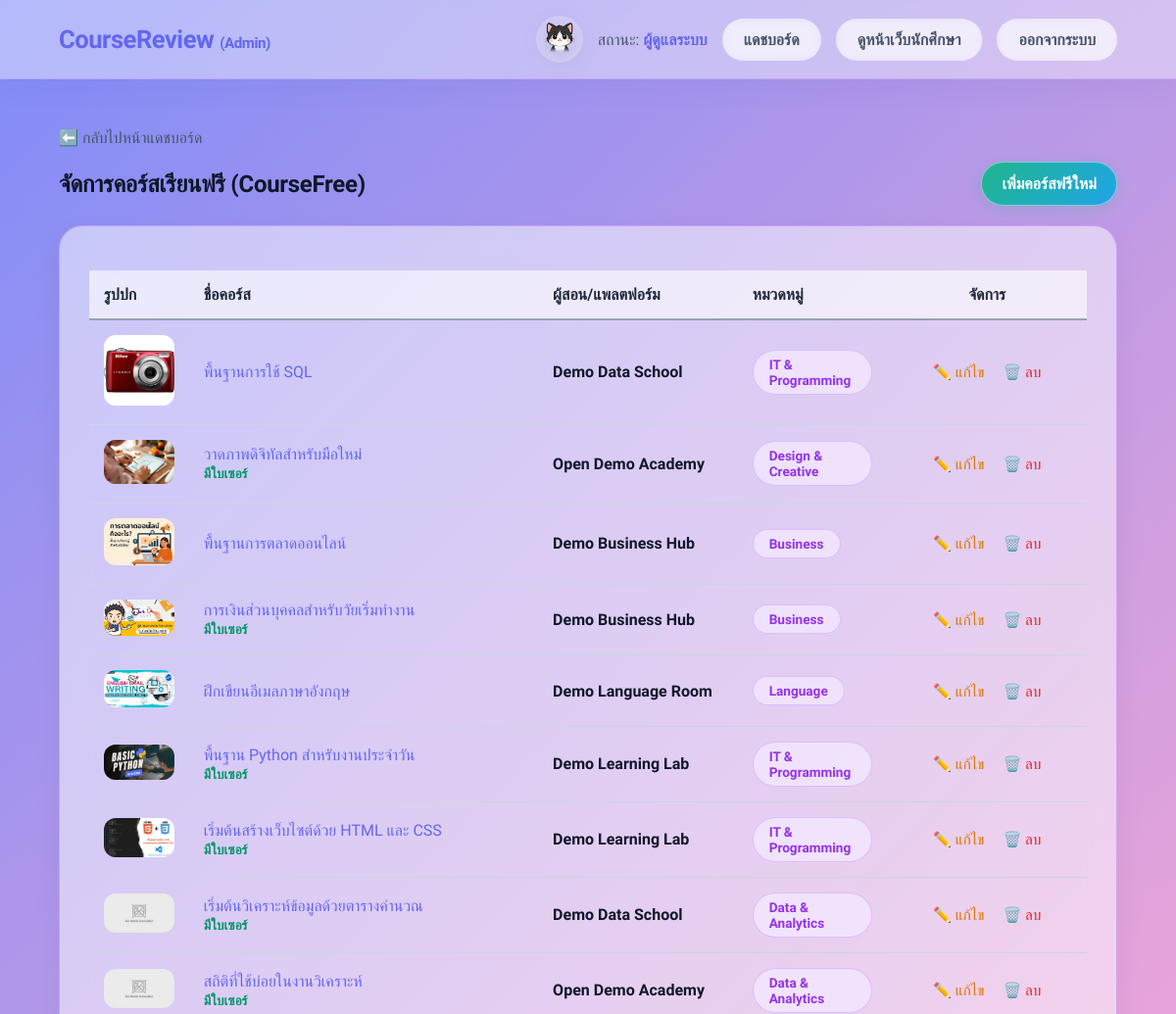
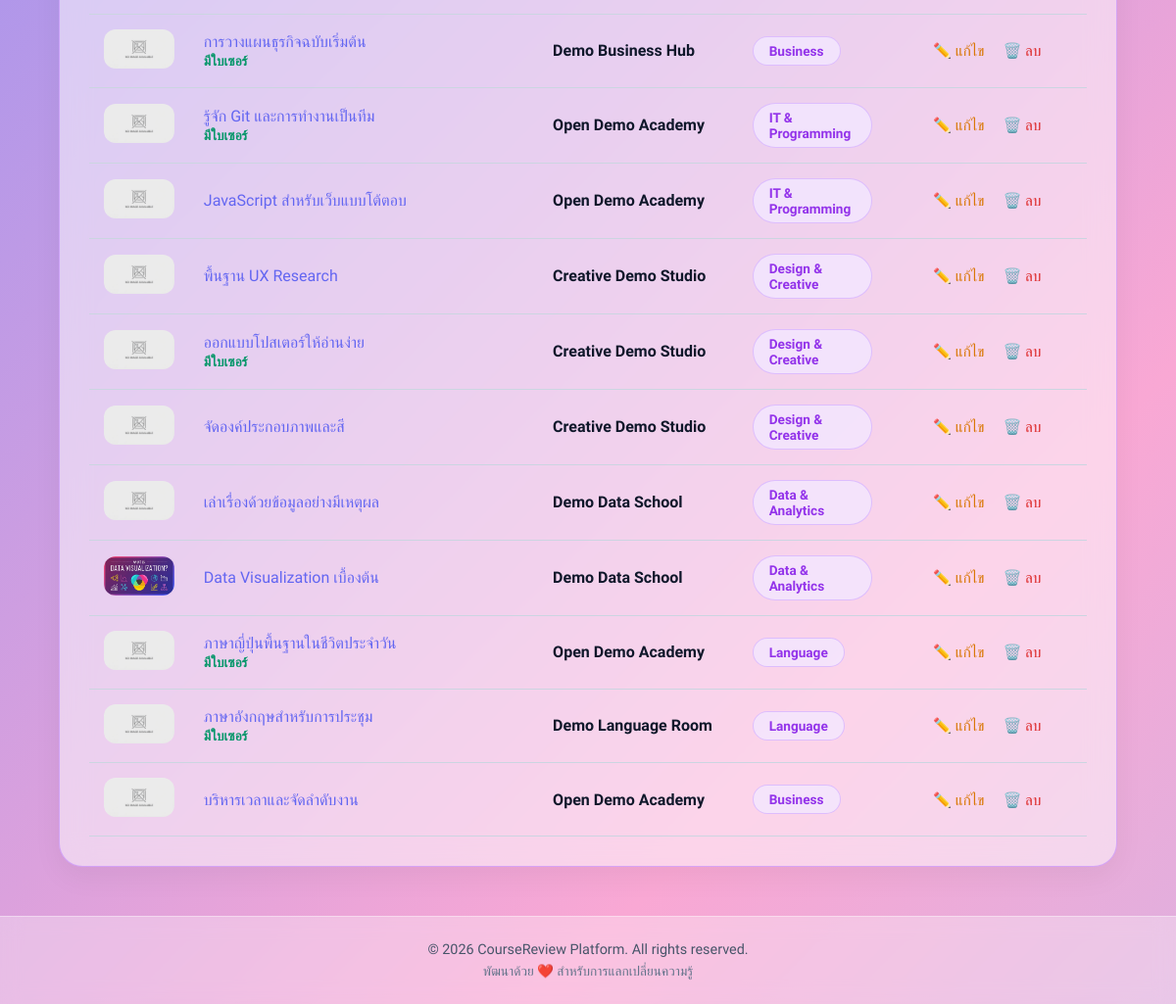
Screenshot of /CourseReview/admin/free_courses/manage_free_courses.php (signed in) with the database file from the repository (2 pictures, top to bottom).
### tables this page shows
CREATE TABLE `free_courses` (
  `course_id` int(11) NOT NULL,
  `title` varchar(255) NOT NULL,
  `provider` varchar(100) NOT NULL,
  `category` varchar(100) NOT NULL,
  `level` varchar(50) DEFAULT 'Beginner',
  `duration` varchar(100) DEFAULT NULL,
  `language` varchar(50) DEFAULT 'ไทย',
  `has_certificate` tinyint(1) DEFAULT 0,
  `course_url` varchar(255) NOT NULL,
  `cover_image` varchar(255) DEFAULT NULL,
  `created_at` datetime DEFAULT current_timestamp()
);

### CourseReview/classes/FreeCourse.php (called while the page is built, shortened)
<?php
class FreeCourse {
    private $conn;
    private $table_name = "free_courses";
    public function __construct($db) {
        $this->conn = $db;
    }
    public function readAll($keyword = "", $category = "", $language = "", $has_cert = "") {
        $query = "SELECT * FROM " . $this->table_name . " WHERE 1=1";
        $query .= " ORDER BY created_at DESC";
        $stmt = $this->conn->prepare($query);
        $stmt->execute();
        return $stmt;
    }
}
?>

### CourseReview/admin/free_courses/manage_free_courses.php (the view, shortened to what this page needs)
<?php
require_once '../../classes/FreeCourse.php';
$database = new Database();
$db = $database->getConnection();
$courseObj = new FreeCourse($db);
$stmt_courses = $courseObj->readAll();
require_once '../../includes/header.php';
require_once '../../includes/navbar.php';
?>
<div class="container py-5">
    <div class="mb-3">
        <a href="../index.php" class="text-muted no-underline">⬅️ กลับไปหน้าแดชบอร์ด</a>
    </div>
    <div class="flex justify-between items-center mb-4">
        <h2 class="text-dark m-0">จัดการคอร์สเรียนฟรี (CourseFree)</h2>
        <a href="add_free_course.php" class="btn btn-success w-auto px-4">เพิ่มคอร์สฟรีใหม่</a>
    </div>
    <div class="card p-0">
        <div style="overflow-x: auto;">
            <table class="table mb-0">
                <thead class="bg-gray-light">
                    <tr>
                        <th style="width: 10%;">รูปปก</th>
                        <th style="width: 35%;">ชื่อคอร์ส</th>
                        <th style="width: 20%;">ผู้สอน/แพลตฟอร์ม</th>
                        <th style="width: 15%;">หมวดหมู่</th>
                        <th style="width: 20%; text-align: center;">จัดการ</th>
                    </tr>
                </thead>
                <tbody>
                    <?php if($stmt_courses->rowCount() > 0): while ($row = $stmt_courses->fetch(PDO::FETCH_ASSOC)): ?>
                    <tr>
                        <td>
                            <?php
                            $display_image = !empty($row['cover_image']) ? $row['cover_image'] : 'no_image.png';
                            $image_path = $display_image === 'no_image.png' ? '../../assets/images/' : '../../assets/uploads/';
                            ?>
                            <img src="<?php echo htmlspecialchars($image_path . $display_image, ENT_QUOTES, 'UTF-8'); ?>" alt="Cover" class="w-full rounded-md object-cover h-12" style="max-width: 80px;">
                        </td>
                        <td>
                            <div class="font-medium text-primary"><?php echo htmlspecialchars($row['title']); ?></div>
                            <?php if($row['has_certificate'] == 1): ?>
                                <span class="text-success text-xs font-bold mt-1 inline-block">มีใบเซอร์</span>
                            <?php endif; ?>
                        </td>
                        <td><span class="font-semibold text-dark"><?php echo htmlspecialchars($row['provider']); ?></span></td>
                        <td><span class="badge"><?php echo htmlspecialchars($row['category']); ?></span></td>
                        <td class="text-center">
                            <a href="edit_free_course.php?id=<?php echo urlencode($row['course_id']); ?>" class="text-warning text-sm font-medium no-underline mr-3">✏️ แก้ไข</a>
                            <a href="manage_free_courses.php?delete_id=<?php echo urlencode($row['course_id']); ?>" class="text-danger text-sm font-medium no-underline" onclick="return confirm('ยืนยันการลบคอร์สนี้ใช่หรือไม่?');">🗑️ ลบ</a>
                        </td>
                    </tr>
                    <?php endwhile; else: ?>
                    <tr><td colspan="5" class="text-center py-4 text-muted">ยังไม่มีคอร์สฟรีในระบบ</td></tr>
                    <?php endif; ?>
                </tbody>
            </table>
        </div>
    </div>
</div>
<?php require_once '../../includes/footer.php'; ?>

### CourseReview/includes/header.php (shortened to what this page needs)
<!DOCTYPE html>
<html lang="th">
<head>
    <link rel="stylesheet" href="<?php echo BASE_URL; ?>assets/css/style.css?v=<?php echo time(); ?>">
    <?php if (isset($_SESSION['user_id'])): ?>
        <link rel="stylesheet" href="<?php echo BASE_URL; ?>assets/css/page-mascot.css?v=<?php echo time(); ?>">
    <?php endif; ?>
</head>
<body>

### CourseReview/includes/navbar.php (shortened to what this page needs)
<?php
if (isset($_SESSION['role']) && $_SESSION['role'] === 'admin') {
    require_once 'navbar_admin.php';
} else {
    require_once 'navbar_user.php';
}
?>

### CourseReview/includes/navbar_admin.php
<nav class="navbar border-b-primary">
    <a href="<?php echo BASE_URL; ?>admin/index.php" class="nav-logo">CourseReview <span class="text-sm text-primary">(Admin)</span></a>
    <div class="nav-links flex items-center gap-3">
        <?php if (isset($_SESSION['user_id'])): ?>
            <button
                id="page-mascot"
                class="page-mascot"
                type="button"
                aria-label="มาสคอต CourseReview กดเพื่อทักทาย"
                data-look="<?php echo htmlspecialchars(BASE_URL . 'assets/images/cat-directions.webp', ENT_QUOTES, 'UTF-8'); ?>"
                data-react="<?php echo htmlspecialchars(BASE_URL . 'assets/images/cat-reactions.webp', ENT_QUOTES, 'UTF-8'); ?>"
            >
                <span id="mascot-img" class="page-mascot__image" aria-hidden="true"></span>
            </button>
        <?php endif; ?>
        <span class="font-medium text-muted">
            สถานะ: <strong class="text-primary uppercase">ผู้ดูแลระบบ</strong>
        </span>
        <a href="<?php echo BASE_URL; ?>admin/index.php" class="btn-outline nav-item">แดชบอร์ด</a>
        <a href="<?php echo BASE_URL; ?>index.php" class="btn-outline nav-item">ดูหน้าเว็บนักศึกษา</a>
        <a href="<?php echo BASE_URL; ?>auth/logout.php" class="btn-outline nav-item danger-hover">ออกจากระบบ</a>
    </div>
</nav>

### CourseReview/includes/footer.php (shortened to what this page needs)
<footer class="site-footer">
    <p>&copy; <?php echo date('Y'); ?> CourseReview Platform. All rights reserved.</p>
    <p>พัฒนาด้วย ❤️ สำหรับการแลกเปลี่ยนความรู้</p>
</footer>
</body>
</html>

### CourseReview/assets/css/page-mascot.css (style rules this page uses)
.page-mascot { --mascot-size: 48px; display: block; flex: 0 0 var(--mascot-size); width: var(--mascot-size); height: var(--mascot-size); padding: 0; border: 0; border-radius: 50%; background: rgba(255, 255, 255, 0.24); cursor: pointer; filter: drop-shadow(0 4px 8px rgba(51, 65, 85, 0.18)); transition: transform 0.2s ease; -webkit-tap-highlight-color: transparent; }
.page-mascot__image { display: block; width: 100%; height: 100%; background-repeat: no-repeat; background-size: 300% 300%; background-position: 50% 50%; transition: transform 0.2s ease; }

### rows the page displays
free_courses: cover_image (picture), title "พื้นฐานการใช้ SQL", provider "Demo Data School", category "IT & Programming"
free_courses: cover_image (picture), title "วาดภาพดิจิทัลสำหรับมือใหม่", has_certificate "มีใบเซอร์", provider "Open Demo Academy", category "Design & Creative"
free_courses: cover_image (picture), title "พื้นฐานการตลาดออนไลน์", provider "Demo Business Hub", category "Business"
free_courses: cover_image (picture), title "การเงินส่วนบุคคลสำหรับวัยเริ่มทำงาน", has_certificate "มีใบเซอร์", provider "Demo Business Hub", category "Business"
free_courses: cover_image (picture), title "ฝึกเขียนอีเมลภาษาอังกฤษ", provider "Demo Language Room", category "Language"
free_courses: cover_image (picture), title "พื้นฐาน Python สำหรับงานประจำวัน", has_certificate "มีใบเซอร์", provider "Demo Learning Lab", category "IT & Programming"
free_courses: cover_image (picture), title "เริ่มต้นสร้างเว็บไซต์ด้วย HTML และ CSS", has_certificate "มีใบเซอร์", provider "Demo Learning Lab", category "IT & Programming"
free_courses: cover_image (placeholder picture), title "เริ่มต้นวิเคราะห์ข้อมูลด้วยตารางคำนวณ", has_certificate "มีใบเซอร์", provider "Demo Data School", category "Data & Analytics"
free_courses: cover_image (placeholder picture), title "สถิติที่ใช้บ่อยในงานวิเคราะห์", has_certificate "มีใบเซอร์", provider "Open Demo Academy", category "Data & Analytics"
free_courses: cover_image (placeholder picture), title "การวางแผนธุรกิจฉบับเริ่มต้น", has_certificate "มีใบเซอร์", provider "Demo Business Hub", category "Business"
free_courses: cover_image (placeholder picture), title "รู้จัก Git และการทำงานเป็นทีม", has_certificate "มีใบเซอร์", provider "Open Demo Academy", category "IT & Programming"
free_courses: cover_image (placeholder picture), title "JavaScript สำหรับเว็บแบบโต้ตอบ", provider "Open Demo Academy", category "IT & Programming"
free_courses: cover_image (placeholder picture), title "พื้นฐาน UX Research", provider "Creative Demo Studio", category "Design & Creative"
free_courses: cover_image (placeholder picture), title "ออกแบบโปสเตอร์ให้อ่านง่าย", has_certificate "มีใบเซอร์", provider "Creative Demo Studio", category "Design & Creative"
free_courses: cover_image (placeholder picture), title "จัดองค์ประกอบภาพและสี", provider "Creative Demo Studio", category "Design & Creative"
free_courses: cover_image (placeholder picture), title "เล่าเรื่องด้วยข้อมูลอย่างมีเหตุผล", provider "Demo Data School", category "Data & Analytics"
free_courses: cover_image (picture), title "Data Visualization เบื้องต้น", provider "Demo Data School", category "Data & Analytics"
free_courses: cover_image (placeholder picture), title "ภาษาญี่ปุ่นพื้นฐานในชีวิตประจำวัน", has_certificate "มีใบเซอร์", provider "Open Demo Academy", category "Language"
free_courses: cover_image (placeholder picture), title "ภาษาอังกฤษสำหรับการประชุม", has_certificate "มีใบเซอร์", provider "Demo Language Room", category "Language"
free_courses: cover_image (placeholder picture), title "บริหารเวลาและจัดลำดับงาน", provider "Open Demo Academy", category "Business"
